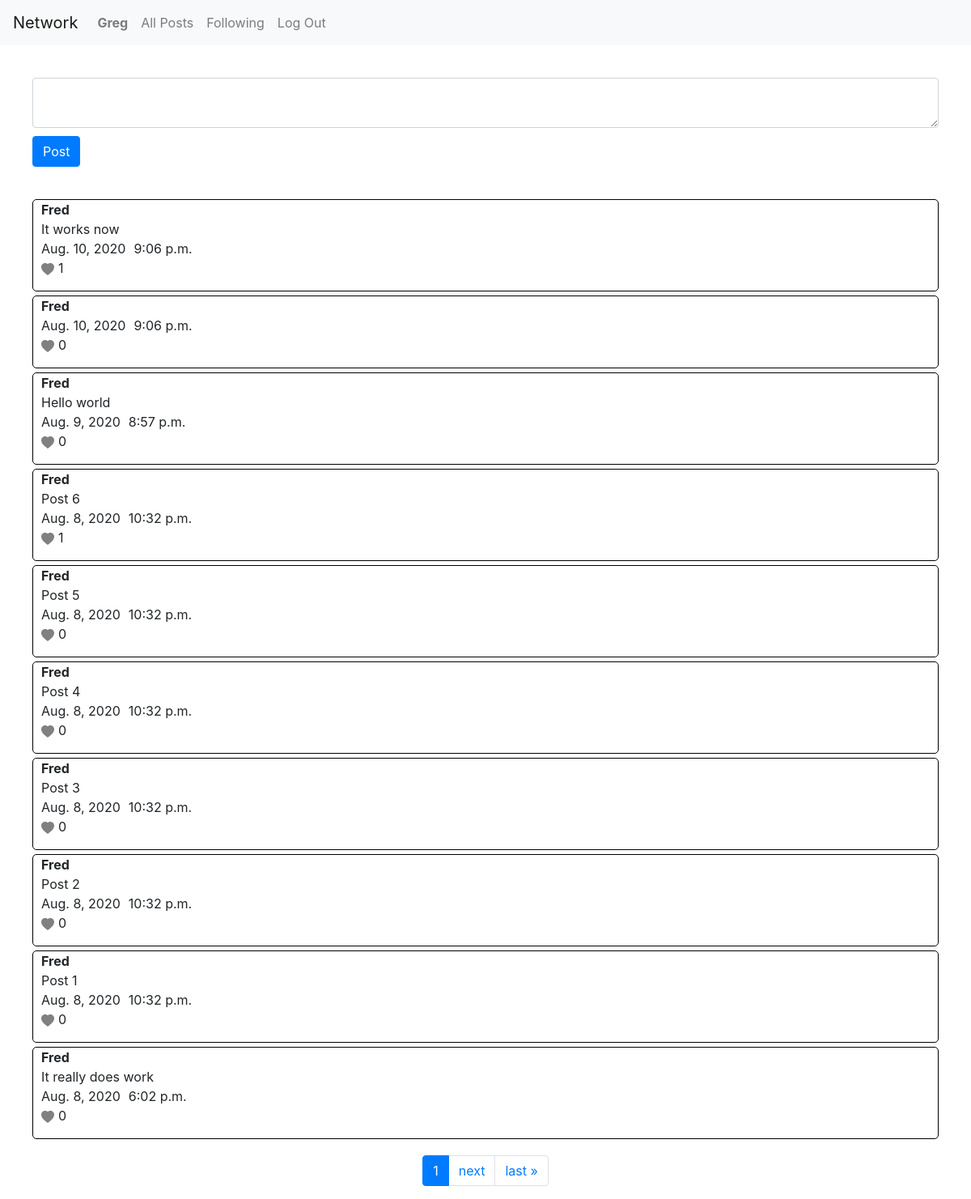
/ (signed in), run on the app's committed database.
### network/models.py (models this page shows, shortened)
class User(AbstractUser):
    pass

class Post(models.Model):
    user = models.ForeignKey(User, on_delete=models.CASCADE)
    post = models.CharField(max_length=1000)
    date = models.DateField()
    time = models.TimeField()

### network/views.py (the view)
# urls.py: path("", views.index, name="index"),
def index(request):
    if request.method == "POST":
        post = request.POST["post"]
        user = request.user
        Post.objects.create(user=user, post=post, date=d, time=t)
    if request.user.is_authenticated:
        post = Post.objects.all().order_by('-id')
        paginator = Paginator(post, 10)
        page_number = request.GET.get('page')
        post = paginator.get_page(page_number)
        return render(request, "network/index.html", {
            "post":post
        })
    else:
        return HttpResponseRedirect(reverse('login'))

### network/templatetags/custom_template_tags.py (called while the page is built)
@register.simple_tag
def post_liker(a, args):
    if args.likes.filter(user=a).exists():
        exists = True
    else:
        exists = False
    return exists

### network/templates/network/index.html (shortened to what this page needs)
{% extends "network/layout.html" %}
{% load custom_template_tags %}
{% block body %}
    <form id="form-group" class="form-group" action="{% url 'index' %}" method="POST">
        <textarea class="form-control" id="compose-area" name="post"></textarea>
        <button class="btn btn-primary">Post</button>
    </form>
    <div class="post-main">
        {% for i in post %}
            <div class="post-container">
                <div class="title-post">
                    <div class="title">{{ i.user|title }}</div>
                    <div class="post"> {{ i.post }} </div>
                </div>
                <div class="date-time">
                    <div class="date">{{ i.date }} </div>
                    <div class="time"> {{ i.time }} </div>
                </div>
                <div class="like">
                    <a class="like-link" id="like-{{ i.id }}" data-id="{{ i.id }}">
                        {% post_liker request.user i as likee %}
                        {% if likee == False %}
                        <svg id="b-{{ i.id }}" class="like-btn" width="1em" height="1em" viewBox="0 0 16 16" class="bi bi-heart-fill" fill="grey" xmlns="http://www.w3.org/2000/svg">
                            <path fill-rule="evenodd" d="M8 1.314C12.438-3.248 23.534 4.735 8 15-7.534 4.736 3.562-3.248 8 1.314z"/>
                        </svg>
                        {% else %}
                        <svg id="b-{{ i.id }}" class="like-btn" width="1em" height="1em" viewBox="0 0 16 16" class="bi bi-heart-fill" fill="red" xmlns="http://www.w3.org/2000/svg">
                            <path fill-rule="evenodd" d="M8 1.314C12.438-3.248 23.534 4.735 8 15-7.534 4.736 3.562-3.248 8 1.314z"/>
                        </svg>
                        {% endif %}
                    </a>
                    <p id="num-likes-{{ i.id }}" class="num-likes"> {{ i.likes.count}} </p>
                </div>
            </div>
        {% endfor %}
    </div>
    <nav class="page-nav" aria-label="Page navigation example">
        <ul class="pagination">
                <li class="page-item active" aria-current="page">
                    <a class="page-link" href="?page={{ post.number }}">{{ post.number }} <span class="sr-only">(current)</span></a>
                </li>
            {% if post.has_next %}
                <li class="page-item"><a class="page-link" href="?page={{ post.next_page_number }}">next</a></li>
                <li class="page-item"><a class="page-link" href="?page={{ post.paginator.num_pages }}">last &raquo;</a></li>
            {% endif %}
        </ul>
    </nav>
{% endblock %}

### network/templates/network/layout.html (shortened to what this page needs)
{% load static %}
<!DOCTYPE html>
<html lang="en">
    <head>
        <link rel="stylesheet" href="https://stackpath.bootstrapcdn.com/bootstrap/4.4.1/css/bootstrap.min.css">
        <link href="{% static 'network/styles.css' %}" rel="stylesheet">
    </head>
    <body>
        <nav class="navbar navbar-expand-lg navbar-light bg-light">
            <a class="navbar-brand" href="{% url 'index' %}">Network</a>
            <div>
              <ul class="navbar-nav mr-auto">
                {% if user.is_authenticated %}
                    <li class="nav-item">
                        <a class="nav-link" href="{% url 'profile' %}"><strong>{{ user.username|title }}</strong></a>
                    </li>
                {% endif %}
                <li class="nav-item">
                  <a class="nav-link" href="{% url 'index' %}">All Posts</a>
                </li>
                {% if user.is_authenticated %}
                    <li class="nav-item">
                        <a class="nav-link" href="{% url 'following' %}">Following</a>
                    </li>
                    <li class="nav-item">
                        <a class="nav-link" href="{% url 'logout' %}">Log Out</a>
                    </li>
                {% endif %}
              </ul>
            </div>
          </nav>
        <div class="body">
            {% block body %}
            {% endblock %}
        </div>
    </body>
</html>

### network/static/network/styles.css (style rules this page uses)
#form-group { margin: 40px; }
#form-group .form-control { margin-bottom: 10px; }
.post-container { border: 1px solid black; margin-left: 40px; margin-right: 40px; margin-top: 5px; margin-bottom: 5px; border-radius: 5px; }
.post-container .title-post { margin-left: 10px; }
.post-container .title-post .title { font-weight: bold; }
.post-container .date-time { margin-left: 10px; display: flex; }
.post-container .date-time .date { margin-right: 10px; }
.post-container .like { margin-left: 10px; display: flex; }
.post-container .like .like-btn { margin-right: 5px; }
.page-nav { display: flex; justify-content: center; margin-top: 20px; }

### data on the page
User: username "Greg"
Post: user "Fred", post "It works now", date "Aug. 10, 2020", time "9:06 p.m.", likes.count "1"
Post: user "Fred", date "Aug. 10, 2020", time "9:06 p.m.", likes.count "0"
Post: user "Fred", post "Hello world", date "Aug. 9, 2020", time "8:57 p.m.", likes.count "0"
Post: user "Fred", post "Post 6", date "Aug. 8, 2020", time "10:32 p.m.", likes.count "1"
Post: user "Fred", post "Post 5", date "Aug. 8, 2020", time "10:32 p.m.", likes.count "0"
Post: user "Fred", post "Post 4", date "Aug. 8, 2020", time "10:32 p.m.", likes.count "0"
Post: user "Fred", post "Post 3", date "Aug. 8, 2020", time "10:32 p.m.", likes.count "0"
Post: user "Fred", post "Post 2", date "Aug. 8, 2020", time "10:32 p.m.", likes.count "0"
Post: user "Fred", post "Post 1", date "Aug. 8, 2020", time "10:32 p.m.", likes.count "0"
Post: user "Fred", post "It really does work", date "Aug. 8, 2020", time "6:02 p.m.", likes.count "0"

### other printed values
{{ post.number }} "1"
